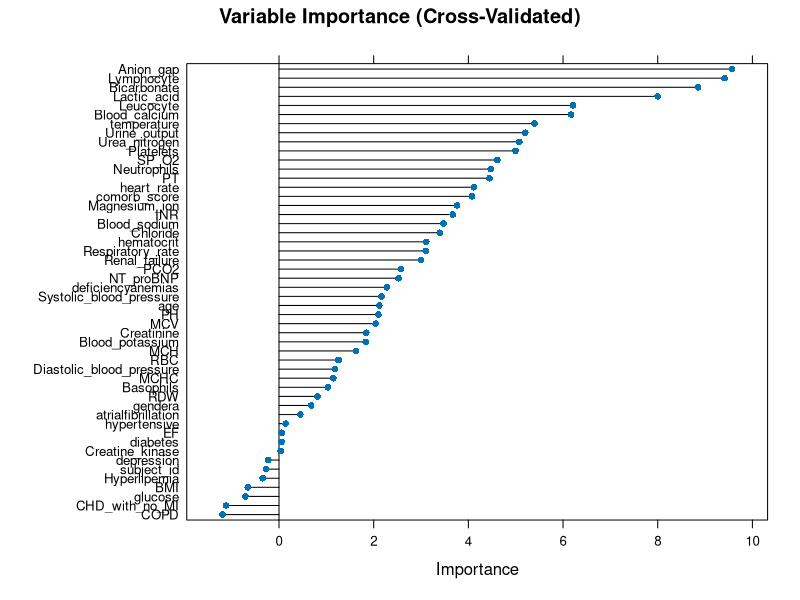
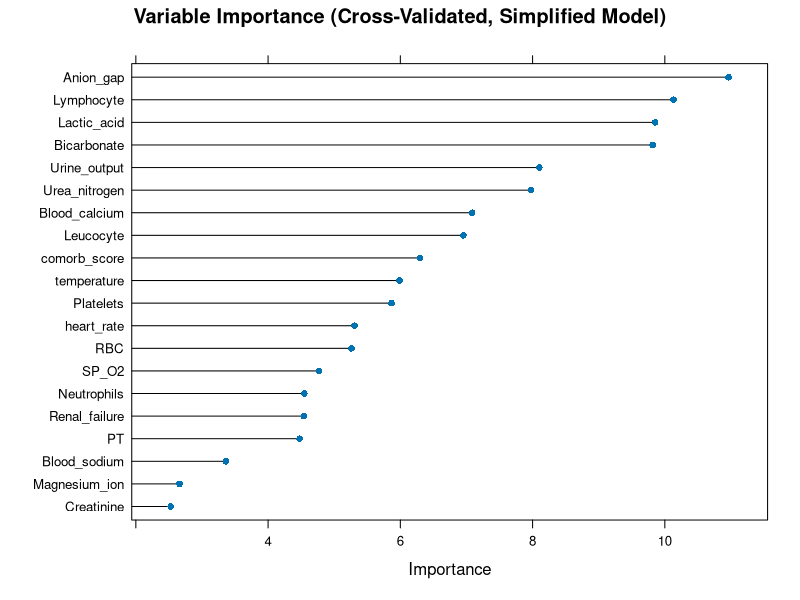
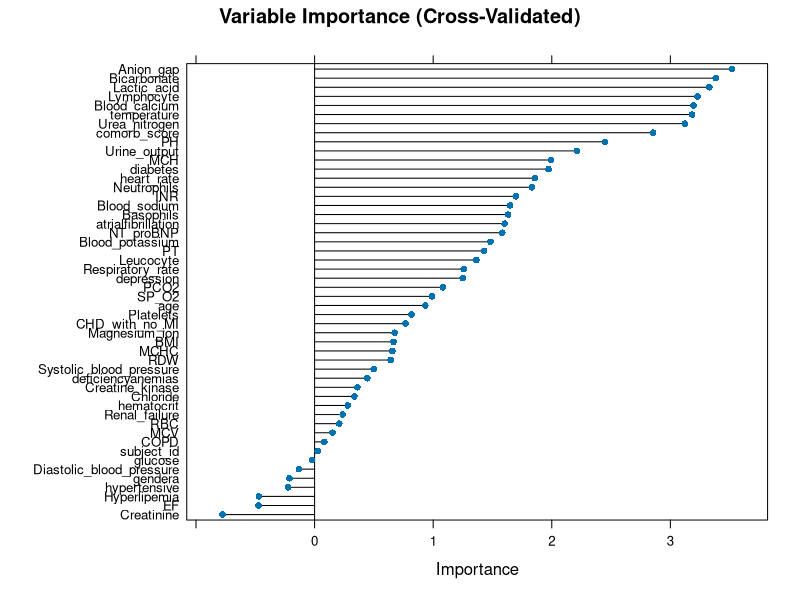

Write the R code that produced these figures, in order. (Note: a time limit stopped this script after it produced the figures.)
## ---- chunk 1
# Load necessary libraries
library(data.table)
library(randomForest)
library(caret)
library(pROC)

# Load the dataset
RF_impute_df <- fread("RF_imputation_NEW.csv")

# Subset the data to exclude unnecessary columns
RF_complete_df <- subset(RF_impute_df, select = -c(deathtime, survival_time, LOS, Unnamed_0, V1, admittime, ID, group, tLOS))

# Ensure the outcome variable is included and properly named
if (!("outcome" %in% names(RF_complete_df))) {
  stop("The 'outcome' column does not exist in the dataframe.")
}

# Ensure the outcome variable has valid factor levels
RF_complete_df$outcome <- factor(RF_complete_df$outcome, levels = unique(RF_complete_df$outcome), labels = make.names(unique(RF_complete_df$outcome)))

# Print the column names to verify
cat("Column names in the dataset:\n")
print(names(RF_complete_df))

# Prepare the predictor matrix and outcome variable
x_rf <- as.matrix(RF_complete_df[, setdiff(names(RF_complete_df), "outcome"), with = FALSE])
y_rf <- RF_complete_df$outcome

# Set seed for reproducibility
set.seed(510)

# Define cross-validation control
train_control <- trainControl(
  method = "cv",
  number = 10,
  classProbs = TRUE,
  summaryFunction = twoClassSummary,
  savePredictions = "final"
)

# Define the grid for hyperparameter tuning
tune_grid <- expand.grid(
  mtry = 10  # Number of variables randomly sampled as candidates at each split
)

# Train the Random Forest model using cross-validation with the specified parameters
rf_cv_model <- train(
  x = x_rf, 
  y = y_rf,
  method = "rf",
  trControl = train_control,
  tuneGrid = tune_grid,
  metric = "ROC",
  importance = TRUE,
  ntree = 500,  # Number of trees
  nodesize = 10  # Minimum size of terminal nodes
)

# Print the results of the cross-validation
print(rf_cv_model)

# Extract the cross-validated AUC
auc <- rf_cv_model$results$ROC[rf_cv_model$results$ROC == max(rf_cv_model$results$ROC)]
cat("Cross-validated AUC:", auc, "\n")

# Predict on the test data (if you have a separate test set)
# Here we use the cross-validated predictions
predictions <- rf_cv_model$pred$pred
probs <- rf_cv_model$pred[, make.names(levels(y_rf)[2])]  # Assuming the positive class is the second level

# Calculate log-loss
log_loss <- function(y_true, y_prob) {
  epsilon <- 1e-15
  y_prob <- pmax(epsilon, pmin(1 - epsilon, y_prob))
  -mean(y_true * log(y_prob) + (1 - y_true) * log(1 - y_prob))
}

# Convert factor levels to 0 and 1 for log-loss calculation
y_true <- ifelse(rf_cv_model$pred$obs == levels(y_rf)[2], 1, 0)
log_loss_value <- log_loss(y_true, probs)
cat("Cross-validated log-loss:", log_loss_value, "\n")

# Extract feature importances correctly
importance_rf <- varImp(rf_cv_model, scale = FALSE)
importance_values <- importance_rf$importance[, 1]  # Extract importance values

# Print feature importances
cat("Feature importances from Random Forest (cross-validated):\n")
print(importance_values)

# Plot feature importances
plot(importance_rf, main = "Variable Importance (Cross-Validated)")

# Select important features based on a threshold
important_vars <- rownames(importance_rf$importance)[importance_values > mean(importance_values)]
cat("Selected important variables:\n")
print(important_vars)


## ---- chunk 2
# Load necessary libraries
library(data.table)
library(randomForest)
library(caret)
library(pROC)

# Load the dataset
RF_impute_df <- fread("RF_imputation_NEW.csv")

# Subset the data to include only selected important variables and outcome
important_features <- c("Renal_failure", "heart_rate", "temperature", "SP_O2", "Urine_output", "RBC", "Leucocyte", "Platelets", 
                        "Neutrophils", "Lymphocyte", "PT", "Creatinine", "Urea_nitrogen", "Blood_sodium", "Blood_calcium", 
                        "Anion_gap", "Magnesium_ion", "Bicarbonate", "Lactic_acid", "comorb_score", "outcome")
RF_simplified_df <- RF_impute_df[, ..important_features]

# Ensure the outcome variable has valid factor levels
RF_simplified_df$outcome <- factor(RF_simplified_df$outcome, levels = unique(RF_simplified_df$outcome), labels = make.names(unique(RF_simplified_df$outcome)))

# Prepare the predictor matrix and outcome variable
x_simplified <- as.matrix(RF_simplified_df[, -"outcome", with = FALSE])
y_simplified <- RF_simplified_df$outcome

# Set seed for reproducibility
set.seed(510)

# Define cross-validation control
train_control <- trainControl(
  method = "cv",
  number = 10,
  classProbs = TRUE,
  summaryFunction = twoClassSummary,
  savePredictions = "final"
)

# Train the Random Forest model using cross-validation with the simplified dataset
rf_cv_model_simplified <- train(
  x = x_simplified, 
  y = y_simplified,
  method = "rf",
  trControl = train_control,
  metric = "ROC",
  importance = TRUE,
  ntree = 500,  # Number of trees
  nodesize = 10,  # Minimum size of terminal nodes
  tuneGrid = expand.grid(mtry = 10)  # Number of variables randomly sampled as candidates at each split
)

# Print the results of the cross-validation
print(rf_cv_model_simplified)

# Extract the cross-validated AUC
auc_simplified <- rf_cv_model_simplified$results$ROC[rf_cv_model_simplified$results$ROC == max(rf_cv_model_simplified$results$ROC)]
cat("Cross-validated AUC for simplified model:", auc_simplified, "\n")

# Predict on the test data (if you have a separate test set)
# Here we use the cross-validated predictions
predictions_simplified <- rf_cv_model_simplified$pred$pred
probs_simplified <- rf_cv_model_simplified$pred[, make.names(levels(y_simplified)[2])]  # Assuming the positive class is the second level

# Calculate log-loss
log_loss <- function(y_true, y_prob) {
  epsilon <- 1e-15
  y_prob <- pmax(epsilon, pmin(1 - epsilon, y_prob))
  -mean(y_true * log(y_prob) + (1 - y_true) * log(1 - y_prob))
}

# Convert factor levels to 0 and 1 for log-loss calculation
y_true_simplified <- ifelse(rf_cv_model_simplified$pred$obs == levels(y_simplified)[2], 1, 0)
log_loss_value_simplified <- log_loss(y_true_simplified, probs_simplified)
cat("Cross-validated log-loss for simplified model:", log_loss_value_simplified, "\n")

# Extract feature importances for the simplified model
importance_rf_simplified <- varImp(rf_cv_model_simplified, scale = FALSE)

# Print feature importances for the simplified model
cat("Feature importances from Random Forest (simplified model):\n")
print(importance_rf_simplified)

# Plot feature importances for the simplified model
plot(importance_rf_simplified, main = "Variable Importance (Cross-Validated, Simplified Model)")

## ---- chunk 3
# Verify no data leakage between training and validation sets
train_idx <- createDataPartition(y_rf, p = 0.8, list = FALSE)
train_data <- RF_complete_df[train_idx, ]
test_data <- RF_complete_df[-train_idx, ]

# Check overlap
intersect(rownames(train_data), rownames(test_data))

## ---- chunk 4
# Load necessary libraries
library(data.table)
library(caret)

# Load the dataset
RF_impute_df <- fread("RF_imputation_NEW.csv")

# Subset the data to exclude unnecessary columns
RF_complete_df <- subset(RF_impute_df, select = -c(deathtime, survival_time, LOS, Unnamed_0, V1, admittime, ID, group, tLOS))

# Ensure the outcome variable is included and properly named
if (!("outcome" %in% names(RF_complete_df))) {
  stop("The 'outcome' column does not exist in the dataframe.")
}

# Ensure the outcome variable has valid factor levels
RF_complete_df$outcome <- factor(RF_complete_df$outcome, levels = unique(RF_complete_df$outcome), labels = make.names(unique(RF_complete_df$outcome)))

# Add unique row identifiers
RF_complete_df$rn <- seq_len(nrow(RF_complete_df))

# Properly partition data to avoid leakage
set.seed(783)
train_idx <- createDataPartition(RF_complete_df$outcome, p = 0.8, list = FALSE)
train_data <- RF_complete_df[train_idx, ]
test_data <- RF_complete_df[-train_idx, ]

# Ensure no overlap
if (length(intersect(train_data$rn, test_data$rn)) == 0) {
  cat("No data leakage detected.\n")
} else {
  stop("Data leakage detected.")
}

# Check the sizes of the training and test sets
cat("Training set size:", nrow(train_data), "\n")
cat("Test set size:", nrow(test_data), "\n")

# Remove the unique row identifiers
train_data <- train_data[, -c("rn")]
test_data <- test_data[, -c("rn")]

# Proceed with model training as previously described

## ---- chunk 5
# Prepare the predictor matrix and outcome variable for training data
x_rf_train <- as.matrix(train_data[, setdiff(names(train_data), "outcome"), with = FALSE])
y_rf_train <- train_data$outcome

# Prepare the predictor matrix and outcome variable for test data
x_rf_test <- as.matrix(test_data[, setdiff(names(test_data), "outcome"), with = FALSE])
y_rf_test <- test_data$outcome

# Set seed for reproducibility
set.seed(783)

# Define cross-validation control
train_control <- trainControl(
  method = "cv",
  number = 10,
  classProbs = TRUE,
  summaryFunction = twoClassSummary,
  savePredictions = "final"
)

# Define the grid for hyperparameter tuning
tune_grid <- expand.grid(
  mtry = seq(2, 10, 2)  # Number of variables randomly sampled as candidates at each split
)

# Train the Random Forest model using cross-validation with the specified parameters
rf_cv_model <- train(
  x = x_rf_train, 
  y = y_rf_train,
  method = "rf",
  trControl = train_control,
  tuneGrid = tune_grid,
  metric = "ROC",
  importance = TRUE,
  ntree = 100,  # Reduce number of trees to prevent overfitting
  nodesize = 5  # Increase the minimum size of terminal nodes
)

# Print the results of the cross-validation
print(rf_cv_model)

# Evaluate the model on the test set
test_pred_probs <- predict(rf_cv_model, newdata = x_rf_test, type = "prob")[, 2]
test_roc <- roc(response = as.numeric(y_rf_test) - 1, predictor = test_pred_probs)
test_auc <- test_roc$auc
cat("Test AUC:", test_auc, "\n")

# Confusion matrix on test set
test_pred_class <- ifelse(test_pred_probs > 0.5, 1, 0)
conf_matrix_test <- table(Predicted = test_pred_class, Actual = as.numeric(y_rf_test) - 1)
print(conf_matrix_test)

# Extract and plot feature importances
importance_rf <- varImp(rf_cv_model, scale = FALSE)
importance_values <- importance_rf$importance[, 1]  # Extract importance values

# Print feature importances
cat("Feature importances from Random Forest (cross-validated):\n")
print(importance_values)

# Plot feature importances
plot(importance_rf, main = "Variable Importance (Cross-Validated)")

# Generate learning curves
train_sizes <- seq(0.1, 1.0, by = 0.1)
train_scores <- numeric(length(train_sizes))
test_scores <- numeric(length(train_sizes))

for (i in seq_along(train_sizes)) {
  train_size <- train_sizes[i]
  train_idx <- createDataPartition(y_rf_train, p = train_size, list = FALSE)
  x_train_part <- x_rf_train[train_idx, ]
  y_train_part <- y_rf_train[train_idx]
  
  if (length(train_idx) > 0 && nrow(x_train_part) > 0 && nrow(x_rf_train[-train_idx, ]) > 0) {
    rf_cv_model_part <- train(
      x = x_train_part,
      y = y_train_part,
      method = "rf",
      trControl = train_control,
      tuneGrid = tune_grid,
      metric = "ROC",
      importance = TRUE,
      ntree = 100,  # Reduce number of trees to prevent overfitting
      nodesize = 5  # Increase the minimum size of terminal nodes
    )
    train_pred <- predict(rf_cv_model_part, newdata = x_train_part, type = "prob")[, 2]  # Probabilities for positive class
    test_pred <- predict(rf_cv_model_part, newdata = x_rf_train[-train_idx, ], type = "prob")[, 2]  # Probabilities for positive class

    # Calculate AUC for training and test sets
    train_scores[i] <- roc(response = as.numeric(y_train_part) - 1, predictor = train_pred)$auc
    test_scores[i] <- roc(response = as.numeric(y_rf_train[-train_idx]) - 1, predictor = test_pred)$auc
  } else {
    train_scores[i] <- NA
    test_scores[i] <- NA
  }
}

# Function to plot learning curves
plot_learning_curve <- function(train_sizes, train_scores, test_scores) {
  plot(train_sizes, train_scores, type = "o", col = "blue", ylim = range(c(train_scores, test_scores), na.rm = TRUE), xlab = "Training Size", ylab = "Score", main = "Learning Curves")
  lines(train_sizes, test_scores, type = "o", col = "red")
  legend("bottomright", legend = c("Train", "Validation"), col = c("blue", "red"), lty = 1)
}

# Plot the learning curves
plot_learning_curve(train_sizes, train_scores, test_scores)

cat("Training AUCs:", train_scores, "\n")
cat("Validation AUCs:", test_scores, "\n")

## ---- chunk 6
# Load necessary libraries
library(data.table)
library(randomForest)
library(caret)
library(pROC)

# Load the dataset
RF_impute_df <- fread("RF_imputation_NEW.csv")

# Subset the data to exclude unnecessary columns
RF_complete_df <- subset(RF_impute_df, select = -c(deathtime, survival_time, LOS, Unnamed_0, V1, admittime, ID, group, tLOS))

# Ensure the outcome variable is included and properly named
if (!("outcome" %in% names(RF_complete_df))) {
  stop("The 'outcome' column does not exist in the dataframe.")
}

# Ensure the outcome variable has valid factor levels
RF_complete_df$outcome <- factor(RF_complete_df$outcome, levels = unique(RF_complete_df$outcome), labels = make.names(unique(RF_complete_df$outcome)))

# Add unique row identifiers
RF_complete_df$rn <- seq_len(nrow(RF_complete_df))

# Properly partition data to avoid leakage
set.seed(510)
train_idx <- createDataPartition(RF_complete_df$outcome, p = 0.8, list = FALSE)
train_data <- RF_complete_df[train_idx, ]
test_data <- RF_complete_df[-train_idx, ]

# Ensure no overlap
if (length(intersect(train_data$rn, test_data$rn)) == 0) {
  cat("No data leakage detected.\n")
} else {
  stop("Data leakage detected.")
}

# Check the sizes of the training and test sets
cat("Training set size:", nrow(train_data), "\n")
cat("Test set size:", nrow(test_data), "\n")

# Remove the unique row identifiers
train_data <- train_data[, -c("rn")]
test_data <- test_data[, -c("rn")]

# Prepare the predictor matrix and outcome variable for training data
x_rf_train <- as.matrix(train_data[, setdiff(names(train_data), "outcome"), with = FALSE])
y_rf_train <- train_data$outcome

# Prepare the predictor matrix and outcome variable for test data
x_rf_test <- as.matrix(test_data[, setdiff(names(test_data), "outcome"), with = FALSE])
y_rf_test <- test_data$outcome

# Set seed for reproducibility
set.seed(510)

# Define cross-validation control
train_control <- trainControl(
  method = "cv",
  number = 10,
  classProbs = TRUE,
  summaryFunction = twoClassSummary,
  savePredictions = "final"
)

# Define the grid for hyperparameter tuning
tune_grid <- expand.grid(
  mtry = seq(2, 10, 2)  # Number of variables randomly sampled as candidates at each split
)

# Train the Random Forest model using cross-validation with the specified parameters
rf_cv_model <- train(
  x = x_rf_train, 
  y = y_rf_train,
  method = "rf",
  trControl = train_control,
  tuneGrid = tune_grid,
  metric = "ROC",
  importance = TRUE,
  ntree = 50,  # Further reduce number of trees to prevent overfitting
  nodesize = 20,  # Further increase the minimum size of terminal nodes
  maxnodes = 30  # Ensure maxnodes is greater than nodesize
)

# Print the results of the cross-validation
print(rf_cv_model)

# Evaluate the model on the test set
test_pred_probs <- predict(rf_cv_model, newdata = x_rf_test, type = "prob")[, 2]
test_roc <- roc(response = as.numeric(y_rf_test) - 1, predictor = test_pred_probs)
test_auc <- test_roc$auc
cat("Test AUC:", test_auc, "\n")

# Confusion matrix on test set
test_pred_class <- ifelse(test_pred_probs > 0.5, 1, 0)
conf_matrix_test <- table(Predicted = test_pred_class, Actual = as.numeric(y_rf_test) - 1)
print(conf_matrix_test)

# Extract and plot feature importances
importance_rf <- varImp(rf_cv_model, scale = FALSE)
importance_values <- importance_rf$importance[, 1]  # Extract importance values

# Print feature importances
cat("Feature importances from Random Forest (cross-validated):\n")
print(importance_values)

# Plot feature importances
plot(importance_rf, main = "Variable Importance (Cross-Validated)")

# Generate learning curves
train_sizes <- seq(0.1, 1.0, by = 0.1)
train_scores <- numeric(length(train_sizes))
test_scores <- numeric(length(train_sizes))

for (i in seq_along(train_sizes)) {
  train_size <- train_sizes[i]
  train_idx <- createDataPartition(y_rf_train, p = train_size, list = FALSE)
  x_train_part <- x_rf_train[train_idx, ]
  y_train_part <- y_rf_train[train_idx]
  
  if (length(train_idx) > 0 && nrow(x_train_part) > 0 && nrow(x_rf_train[-train_idx, ]) > 0) {
    rf_cv_model_part <- train(
      x = x_train_part,
      y = y_train_part,
      method = "rf",
      trControl = train_control,
      tuneGrid = tune_grid,
      metric = "ROC",
      importance = TRUE,
      ntree = 100,  # Further reduce number of trees to prevent overfitting
      nodesize = 5,  # Further increase the minimum size of terminal nodes
      maxnodes = 30  # Ensure maxnodes is greater than nodesize
    )
    train_pred <- predict(rf_cv_model_part, newdata = x_train_part, type = "prob")[, 2]  # Probabilities for positive class
    test_pred <- predict(rf_cv_model_part, newdata = x_rf_train[-train_idx, ], type = "prob")[, 2]  # Probabilities for positive class

    # Calculate AUC for training and test sets
    train_scores[i] <- roc(response = as.numeric(y_train_part) - 1, predictor = train_pred)$auc
    test_scores[i] <- roc(response = as.numeric(y_rf_train[-train_idx]) - 1, predictor = test_pred)$auc
  } else {
    train_scores[i] <- NA
    test_scores[i] <- NA
  }
}

# Function to plot learning curves
plot_learning_curve <- function(train_sizes, train_scores, test_scores) {
  plot(train_sizes, train_scores, type = "o", col = "blue", ylim = range(c(train_scores, test_scores), na.rm = TRUE), xlab = "Training Size", ylab = "Score", main = "Learning Curves")
  lines(train_sizes, test_scores, type = "o", col = "red")
  legend("bottomright", legend = c("Train", "Validation"), col = c("blue", "red"), lty = 1)
}

# Plot the learning curves
plot_learning_curve(train_sizes, train_scores, test_scores)

cat("Training AUCs:", train_scores, "\n")
cat("Validation AUCs:", test_scores, "\n")
